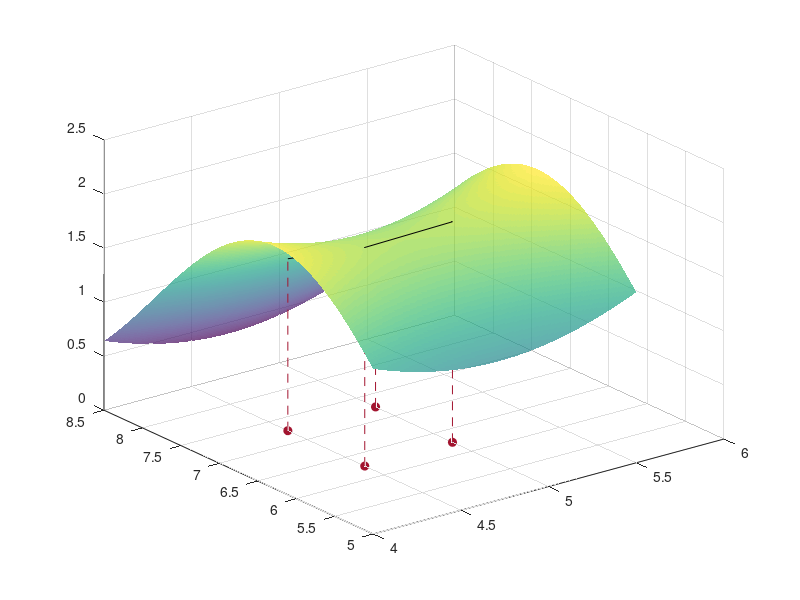

The MATLAB source for this figure: (Note: this script raises an error after producing the figure.)

close all;
clear all;


[X,Y] = meshgrid(4:0.01:5.5,5:0.01:8.5);
Z = sin(X) + cos(Y)+2;
surf(X,Y,Z, "FaceColor", "flat", "FaceAlpha", 0.7, "EdgeColor", "none")
hold on;

[data_X, data_Y] = meshgrid(4.5:0.5:5,6.25:1:7.25);
data_Z = sin(data_X) + cos(data_Y)+2;
surf(data_X,data_Y,data_Z, "FaceColor", "none" );
hold on;
% project corners down to xy plane
for i = 1:length(data_X(1,:))
    for j = 1:length(data_X(:,1))
        plot3([data_X(i,j), data_X(i,j)], ...
              [data_Y(i,j), data_Y(i,j)], ...
              [0,data_Z(i,j)], ...
              '--', "Color", [0.6350 0.0780 0.1840]);
        hold on;
        plot3([data_X(i,j)], ...
              [data_Y(i,j)], ...
              [0], ...
              'o', "Color",  [0.6350 0.0780 0.1840], ...
              "MarkerFaceColor", [0.6350 0.0780 0.1840])
        hold on;
    end
end


% plot sampled point
x = 4.8;
y = 6.7;
z = bilinearly_interpolate(data_X(1,:), data_Y(:,1), data_Z.', x, y);
plot3([x],[y],[z], ...
      'o', "Color",  "#FF8000", ...
      "MarkerFaceColor", "#FF8000")
plot3([x],[y],[0], ...
      'o', "Color",  "#FF8000", ...
      "MarkerFaceColor", "#FF8000")
plot3([x,x],[y,y],[0,z], ...
      '--', "Color",  "#FF8000")


xlabel("A1")
ylabel("A2")
zlabel("S1")

